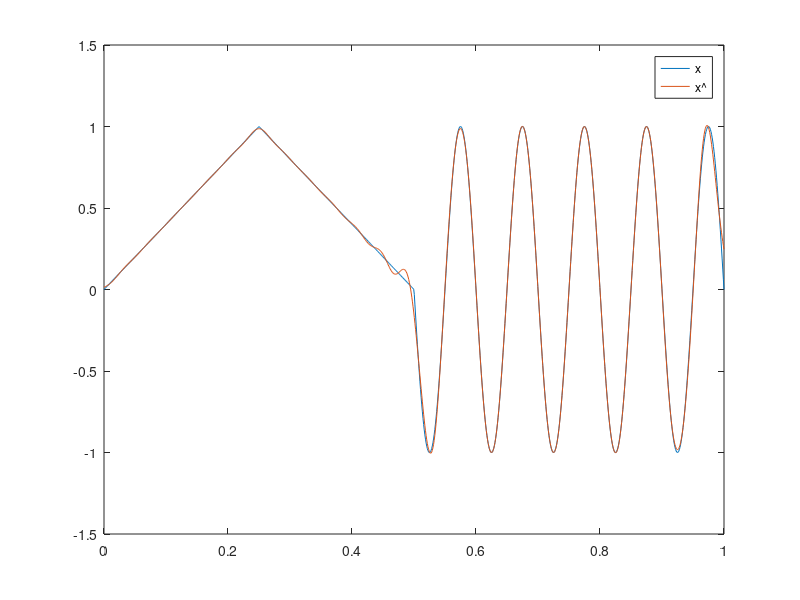

MATLAB code for this plot:
x = @(z) (z < 1/4).*(4*z) + (z>=1/4).*(z<1/2).*(-4*z+2) - (z>=1/2).*sin(20*pi*z);
phi = @(z) exp(-z.^2); 
t = linspace(0, 1, 1000);
y = zeros(size(t));
plot(t,x(t));
hold on
N=50;
A=zeros(N,N);
B=zeros(N,1);
for ii=1:N
    tempi= @(z) x(z).*phi(N*z - ii + 1/2);
    B(ii,1)=integral(tempi, 0, 1);    
    for jj=1:N
        tempij=@(z) phi(N*z - ii + 1/2).*phi(N*z - jj + 1/2);
        integral(tempij, 0, 1);
        A(ii,jj)=integral(tempij, 0, 1);
    end
end
a=inv(A)*B;
for jj = 1:N
    y = y + a(jj)*phi(N*t - jj + 1/2);
end
plot(t, y);
legend('x','x^');